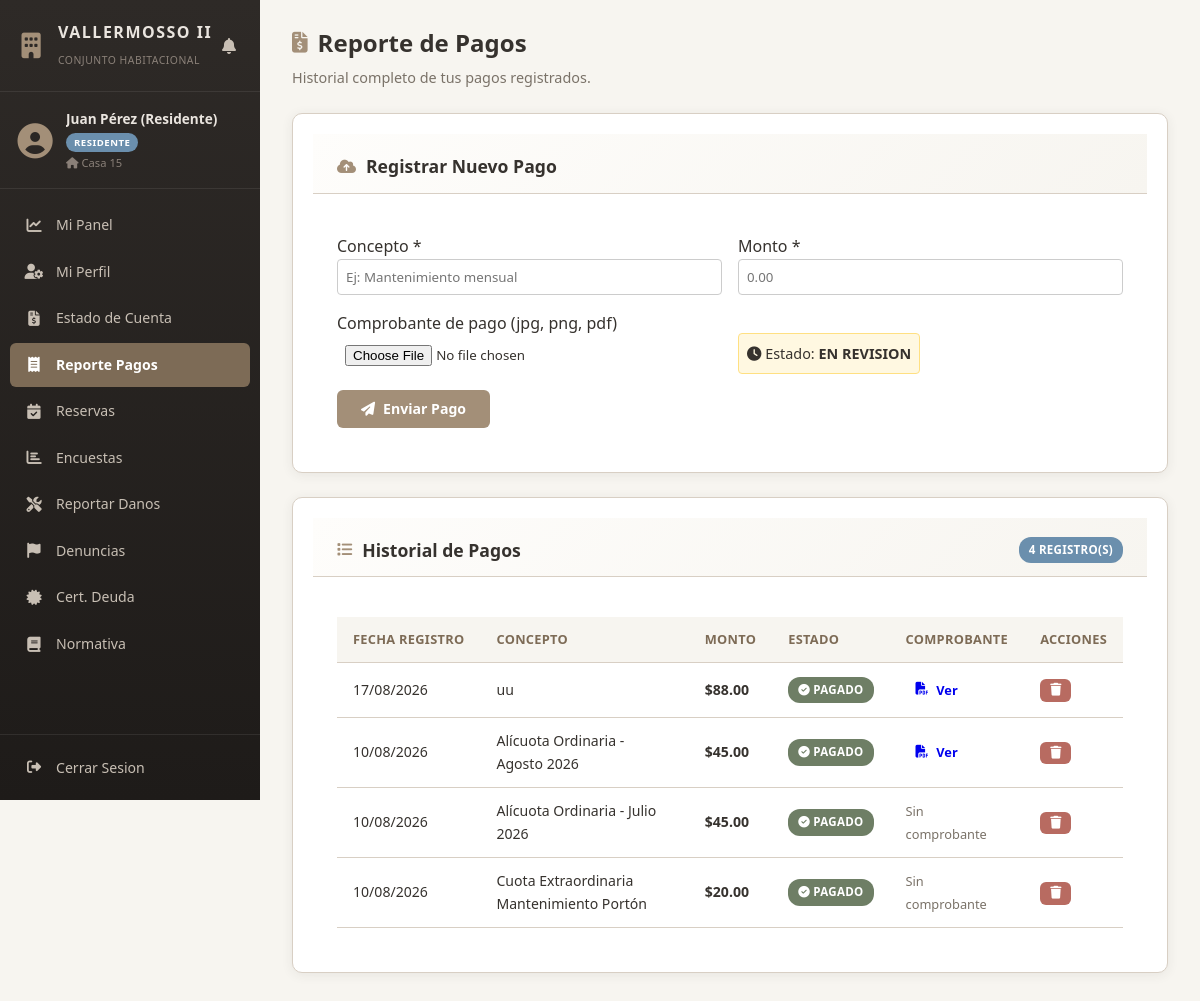
The page /views/residente/reporte_pagos.php (signed in) on the database its author committed.
### tables this page shows
CREATE TABLE `pagos` (
  `id_pago` int(11) NOT NULL,
  `id_usuario` int(11) NOT NULL,
  `concepto` varchar(150) NOT NULL,
  `monto` decimal(10,2) NOT NULL,
  `fecha_vencimiento` date NOT NULL,
  `estado` enum('PENDIENTE','EN_REVISION','PAGADO','RECHAZADO') DEFAULT 'PENDIENTE',
  `comprobante_url` varchar(255) DEFAULT NULL,
  `fecha_subida` datetime DEFAULT NULL,
  `created_at` timestamp NOT NULL DEFAULT current_timestamp()
);

### views/residente/reporte_pagos.php (the view, shortened to what this page needs)
<?php
$id_usuario = $_SESSION['id_usuario'];
$pdo = Database::obtenerConexion();
$stmt = $pdo->prepare("SELECT * FROM pagos WHERE id_usuario = :id ORDER BY created_at DESC");
$stmt->execute([':id' => $id_usuario]);
$pagos = $stmt->fetchAll(PDO::FETCH_ASSOC);
?>
<!DOCTYPE html>
<html lang="es">
<head>
    <link rel="stylesheet" href="../../public/css/style.css">
    <link rel="stylesheet" href="https://cdnjs.cloudflare.com/ajax/libs/font-awesome/6.4.0/css/all.min.css">
</head>
<body>
<div class="app-layout">
    <?php include_once __DIR__ . '/../sidebar.php'; ?>
    <main class="main-content">
        <header class="content-header">
            <h1><i class="fa-solid fa-file-invoice-dollar"></i> Reporte de Pagos</h1>
            <p class="subtitle">Historial completo de tus pagos registrados.</p>
        </header>
        <section class="card" style="margin-bottom: 1.5rem;">
            <div class="card-header">
                <h2><i class="fa-solid fa-cloud-arrow-up"></i> Registrar Nuevo Pago</h2>
            </div>
            <div class="card-body">
                <form action="../../controllers/ResidenteController.php" method="POST" enctype="multipart/form-data" style="display:grid; grid-template-columns:1fr 1fr; gap:1rem;">
                    <div>
                        <label for="concepto">Concepto *</label>
                        <input type="text" id="concepto" name="concepto" required placeholder="Ej: Mantenimiento mensual" style="width:100%; padding:0.5rem; border:1px solid #ccc; border-radius:4px;">
                    </div>
                    <div>
                        <label for="monto">Monto *</label>
                        <input type="number" id="monto" name="monto" required step="0.01" min="0.01" placeholder="0.00" style="width:100%; padding:0.5rem; border:1px solid #ccc; border-radius:4px;">
                    </div>
                    <div>
                        <label for="comprobante">Comprobante de pago (jpg, png, pdf)</label>
                        <input type="file" id="comprobante" name="comprobante" accept=".jpg,.jpeg,.png,.pdf" style="width:100%; padding:0.5rem;">
                    </div>
                    <div style="display:flex; align-items:flex-end;">
                        <div style="padding:0.5rem; background:#fff8e1; border:1px solid #ffe082; border-radius:4px; font-size:0.9rem;">
                            <i class="fa-solid fa-clock"></i> Estado: <strong>EN REVISION</strong>
                        </div>
                    </div>
                    <div style="grid-column: 1 / -1;">
                        <button type="submit" class="btn btn-primary" style="padding:0.6rem 1.5rem; cursor:pointer;">
                            <i class="fa-solid fa-paper-plane"></i> Enviar Pago
                        </button>
                    </div>
                </form>
            </div>
        </section>
        <section class="card">
            <div class="card-header">
                <h2><i class="fa-solid fa-list"></i> Historial de Pagos</h2>
                <span class="badge badge-info"><?= count($pagos) ?> registro(s)</span>
            </div>
            <div class="card-body">
                <div class="table-responsive">
                    <table class="table">
                        <thead>
                            <tr>
                                <th>Fecha Registro</th>
                                <th>Concepto</th>
                                <th>Monto</th>
                                <th>Estado</th>
                                <th>Comprobante</th>
                                <th>Acciones</th>
                            </tr>
                        </thead>
                        <tbody>
                            <?php if (empty($pagos)): ?>
                                <tr><td colspan="6" class="text-center">No tienes pagos registrados.</td></tr>
                            <?php else: ?>
                                <?php foreach ($pagos as $p): ?>
                                    <tr>
                                        <td><?= date('d/m/Y', strtotime($p['created_at'])) ?></td>
                                        <td><?= htmlspecialchars($p['concepto'] ?? 'N/A') ?></td>
                                        <td><strong>$<?= number_format($p['monto'], 2) ?></strong></td>
                                        <td>
                                            <?php $est = $p['estado']; ?>
                                            <?php if ($est === 'PAGADO'): ?>
                                                <span class="badge badge-success"><i class="fa-solid fa-circle-check"></i> PAGADO</span>
                                            <?php elseif ($est === 'EN_REVISION'): ?>
                                                <span class="badge badge-warning"><i class="fa-solid fa-clock"></i> EN REVISION</span>
                                            <?php elseif ($est === 'RECHAZADO'): ?>
                                                <span class="badge badge-danger"><i class="fa-solid fa-xmark"></i> RECHAZADO</span>
                                            <?php else: ?>
                                                <span class="badge badge-danger"><i class="fa-solid fa-hourglass"></i> PENDIENTE</span>
                                            <?php endif; ?>
                                        </td>
                                        <td>
                                            <?php if (!empty($p['comprobante_url'])): ?>
                                                <a href="../../<?= htmlspecialchars($p['comprobante_url']) ?>" target="_blank" class="btn btn-sm" style="font-size: 0.8rem;">
                                                    <i class="fa-solid fa-file-pdf"></i> Ver
                                                </a>
                                            <?php else: ?>
                                                <span class="text-muted">Sin comprobante</span>
                                            <?php endif; ?>
                                        </td>
                                        <td>
                                            <form action="../../controllers/ResidenteController.php" method="POST" style="display:inline;" onsubmit="return confirm('Seguro que desea eliminar este pago?');">
                                                <button type="submit" class="btn btn-sm btn-danger" style="font-size:0.8rem;">
                                                    <i class="fa-solid fa-trash"></i>
                                                </button>
                                            </form>
                                        </td>
                                    </tr>
                                <?php endforeach; ?>
                            <?php endif; ?>
                        </tbody>
                    </table>
                </div>
            </div>
        </section>
    </main>
</div>
</body>
</html>

### public/css/style.css (style rules this page uses)
:root { --bg-main: #F7F5F0; --bg-card: #FFFFFF; --primary: #A38F78; --primary-dark: #7D6B56; --secondary: #D8CFC4; --accent: #6E7E65; --danger: #B86B61; --text-main: #36322E; --text-muted: #7A7268; --sidebar-bg: #2E2A27; --sidebar-hover: #3E3732; --sidebar-active: #4A3F38; --sidebar-text: #C8BFB4; --sidebar-text-active: #FFFFFF; --sidebar-width: 260px; --sidebar-collapsed-width: 70px; --shadow: 0 2px 12px rgba(54, 50, 46, 0.08); --shadow-lg: 0 8px 24px rgba(54, 50, 46, 0.12); --radius: 10px; --radius-sm: 6px; --transition: all 0.3s cubic-bezier(0.4, 0, 0.2, 1); }
* { box-sizing: border-box; margin: 0; padding: 0; font-family: 'Segoe UI', Tahoma, Geneva, Verdana, sans-serif; }
body { background-color: var(--bg-main); color: var(--text-main); line-height: 1.6; overflow-x: hidden; }
.app-layout { display: flex; min-height: 100vh; }
.main-content { flex: 1; margin-left: var(--sidebar-width); padding: 30px; transition: var(--transition); min-height: 100vh; }
.content-header { margin-bottom: 28px; }
.content-header h1 { font-size: 1.5rem; font-weight: 700; color: var(--primary-dark); margin-bottom: 4px; display: flex; align-items: center; gap: 10px; }
.content-header h1 i { color: var(--primary); font-size: 1.3rem; }
.content-header .subtitle { color: var(--text-muted); font-size: 0.9rem; }
.card { background: var(--bg-card); border: 1px solid var(--secondary); border-radius: var(--radius); box-shadow: var(--shadow); overflow: hidden; margin-bottom: 24px; }
.card-header { padding: 18px 24px; border-bottom: 1px solid var(--secondary); background: linear-gradient(135deg, #FEFDFB 0%, #F7F5F0 100%); }
.card-header h2 { font-size: 1.05rem; font-weight: 700; color: var(--primary-dark); display: flex; align-items: center; gap: 10px; margin: 0; }
.card-header h2 i { color: var(--primary); font-size: 0.95rem; }
.card-body { padding: 24px; }
.btn { display: inline-flex; align-items: center; gap: 8px; padding: 10px 20px; font-size: 0.9rem; font-weight: 600; border: none; border-radius: var(--radius-sm); cursor: pointer; text-decoration: none; text-align: center; transition: var(--transition); white-space: nowrap; }
.btn-primary { background-color: var(--primary); color: #FFFFFF; }
.btn-danger { background-color: var(--danger); color: #FFFFFF; }
.btn-sm { padding: 6px 12px; font-size: 0.8rem; }
.table-responsive { overflow-x: auto; -webkit-overflow-scrolling: touch; }
.table { width: 100%; border-collapse: collapse; }
.table th, .table td { padding: 12px 16px; text-align: left; border-bottom: 1px solid var(--secondary); font-size: 0.88rem; }
.table th { background-color: var(--bg-main); color: var(--primary-dark); font-weight: 700; font-size: 0.8rem; text-transform: uppercase; letter-spacing: 0.3px; white-space: nowrap; }
.table td .text-muted { color: var(--text-muted); font-size: 0.8rem; }
.badge { display: inline-block; padding: 4px 10px; border-radius: 12px; font-size: 0.72rem; font-weight: 700; text-transform: uppercase; letter-spacing: 0.3px; white-space: nowrap; }
.badge-success { background: #E8F2E4; color: #3D6B30; }
.badge-info { background: #E3EFF7; color: #3D6B8A; }

### rows shown on the page
pagos: created_at "17/08/2026", concepto "uu", monto "88.00", estado "PAGADO" (drawn)
pagos: created_at "10/08/2026", concepto "Alícuota Ordinaria - Agosto 2026", monto "45.00", estado "PAGADO" (drawn)
pagos: created_at "10/08/2026", concepto "Alícuota Ordinaria - Julio 2026", monto "45.00", estado "PAGADO" (drawn), shows "Sin comprobante"
pagos: created_at "10/08/2026", concepto "Cuota Extraordinaria Mantenimiento Portón", monto "20.00", estado "PAGADO" (drawn), shows "Sin comprobante"

### other values the page prints
$nombre "Juan Pérez (Residente)"
$rol "RESIDENTE"
$vivienda "Casa 15"
$item['label'] "Mi Panel"
$item['label'] "Mi Perfil"
$item['label'] "Estado de Cuenta"
$item['label'] "Reporte Pagos"
$item['label'] "Reservas"
$item['label'] "Encuestas"
$item['label'] "Reportar Danos"
$item['label'] "Denuncias"
$item['label'] "Cert. Deuda"
$item['label'] "Normativa"
count($pagos) "4"
